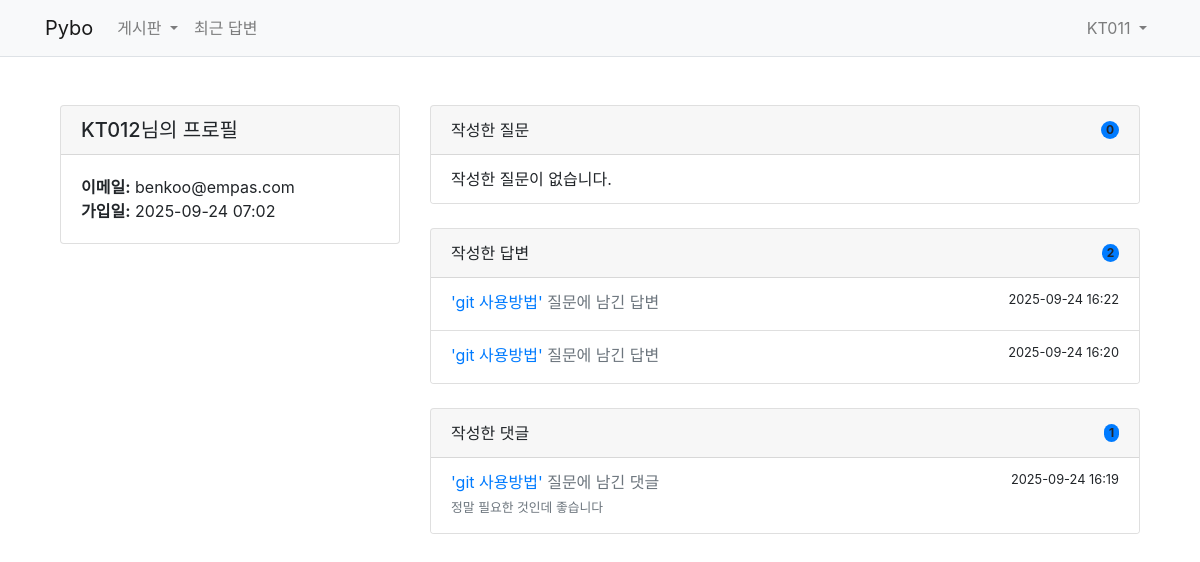
Screenshot of /user/profile/2/ (signed in) with the database file from the repository.
### pybo/models.py (models this page shows)
class User(db.Model):
    id = db.Column(db.Integer, primary_key=True)
    username = db.Column(db.String(150), unique=True, nullable=False)
    password = db.Column(db.String(200), nullable=False)
    email = db.Column(db.String(120), unique=False, nullable=False)   # email 중복허용
    create_date = db.Column(db.DateTime(), nullable=False, server_default=db.func.now())
    question_set = db.relationship('Question', back_populates='user', cascade='all, delete-orphan')
    answer_set = db.relationship('Answer', back_populates='user', cascade='all, delete-orphan')
    question_voter_set = db.relationship('Question', secondary=question_voter, back_populates='voter')
    answer_voter_set = db.relationship('Answer', secondary=answer_voter, back_populates='voter')
    comment_set = db.relationship('Comment', back_populates='user', cascade='all, delete-orphan')

class Answer(db.Model):
    id = db.Column(db.Integer, primary_key=True)
    question_id = db.Column(db.Integer, db.ForeignKey('question.id', ondelete='CASCADE'), nullable=False)
    question = db.relationship('Question', back_populates='answer_set')
    content = db.Column(db.Text(), nullable=False)
    create_date = db.Column(db.DateTime(), nullable=False, server_default=db.func.now())
    modify_date = db.Column(db.DateTime(), nullable=True)
    user_id = db.Column(db.Integer, db.ForeignKey('user.id', ondelete='CASCADE'), nullable=False)
    user = db.relationship('User', back_populates='answer_set')
    voter = db.relationship('User', secondary=answer_voter, back_populates='answer_voter_set')
    comment_set = db.relationship('Comment', back_populates='answer', cascade='all, delete-orphan')

class Question(db.Model):
    id = db.Column(db.Integer, primary_key=True)
    subject = db.Column(db.String(200), nullable=False)
    content = db.Column(db.Text(), nullable=False)
    create_date = db.Column(db.DateTime(), nullable=False, server_default=db.func.now())
    modify_date = db.Column(db.DateTime(), nullable=True)
    user_id = db.Column(db.Integer, db.ForeignKey('user.id', ondelete='CASCADE'), nullable=False)
    user = db.relationship('User', back_populates='question_set')
    answer_set = db.relationship('Answer', back_populates='question', cascade='all, delete-orphan')
    voter = db.relationship('User', secondary=question_voter, back_populates='question_voter_set')
    comment_set = db.relationship('Comment', back_populates='question', cascade='all, delete-orphan')
    category_id = db.Column(db.Integer, db.ForeignKey('category.id', ondelete='CASCADE'), nullable=False, server_default=db.text('1'))
    category = db.relationship('Category', back_populates='question_set')
    view_count = db.Column(db.Integer, server_default='0', nullable=False)

class Comment(db.Model):
    id = db.Column(db.Integer, primary_key=True)
    user_id = db.Column(db.Integer, db.ForeignKey('user.id', ondelete='CASCADE'), nullable=False)
    user = db.relationship('User', back_populates='comment_set')
    content = db.Column(db.Text(), nullable=False)
    create_date = db.Column(db.DateTime(), nullable=False)
    modify_date = db.Column(db.DateTime())
    question_id = db.Column(db.Integer, db.ForeignKey('question.id', ondelete='CASCADE'), nullable=True)
    question = db.relationship('Question', back_populates='comment_set')
    answer_id = db.Column(db.Integer, db.ForeignKey('answer.id', ondelete='CASCADE'), nullable=True)
    answer = db.relationship('Answer', back_populates='comment_set')

### pybo/views/user_views.py (the view)
@bp.route('/profile/<int:user_id>/')
@login_required
def profile(user_id):
    user = User.query.get_or_404(user_id)
    questions = Question.query.filter_by(user_id=user.id)\
        .order_by(Question.create_date.desc())\
        .limit(5).all()
    answers = Answer.query.filter_by(user_id=user.id)\
        .order_by(Answer.create_date.desc())\
        .limit(5).all()
    comments = Comment.query.filter_by(user_id=user.id)\
        .order_by(Comment.create_date.desc())\
        .limit(5).all()
    question_count = Question.query.filter_by(user_id=user.id).count()
    answer_count = Answer.query.filter_by(user_id=user.id).count()
    comment_count = Comment.query.filter_by(user_id=user.id).count()
    return render_template(
        'user/profile.html',
        user=user,
        questions=questions,
        answers=answers,
        comments=comments,
        question_count=question_count,
        answer_count=answer_count,
        comment_count=comment_count
    )

### pybo/filter.py (called while the page is built)
def format_datetime(value, fmt='%Y-%m-%d %H:%M'):
    return value.strftime(fmt)

### pybo/views/auth_views.py (called while the page is built)
def login_required(view):
    @functools.wraps(view)
    def wrapped_view(**kwargs):
        if g.user is None:
            _next = request.url if request.method == 'GET' else ''
            return redirect(url_for('auth.login', next=_next))
        return view(**kwargs)
    return wrapped_view

@bp.before_app_request
def load_logged_in_user():
    user_id = session.get('user_id')
    if user_id is None:
        g.user = None
    else:
        g.user = User.query.get(user_id)

### pybo/templates/user/profile.html
{% extends 'base.html' %}
{% block content %}
<div class="container my-5">
    <div class="row">
        <div class="col-md-4">
            <div class="card">
                <div class="card-header">
                    <h5 class="card-title mb-0">{{ user.username }}님의 프로필</h5>
                </div>
                <div class="card-body">
                    <p class="card-text">
                        <strong>이메일:</strong> {{ user.email }}<br>
                        {% if user.create_date %}
                        <strong>가입일:</strong> {{ user.create_date|datetime }}
                        {% endif %}
                    </p>
                </div>
            </div>
        </div>
        <div class="col-md-8">
            <div class="card mb-4">
                <div class="card-header d-flex justify-content-between align-items-center">
                    <span>작성한 질문</span>
                    <span class="badge bg-primary rounded-pill">{{ question_count }}</span>
                </div>
                <ul class="list-group list-group-flush">
                    {% if questions %}
                        {% for question in questions %}
                        <li class="list-group-item d-flex justify-content-between align-items-center">
                            <a href="{{ url_for('question.detail', question_id=question.id) }}">{{ question.subject }}</a>
                            <span class="text-muted small">{{ question.create_date|datetime }}</span>
                        </li>
                        {% endfor %}
                    {% else %}
                        <li class="list-group-item">작성한 질문이 없습니다.</li>
                    {% endif %}
                </ul>
            </div>
            <div class="card">
                <div class="card-header d-flex justify-content-between align-items-center">
                    <span>작성한 답변</span>
                    <span class="badge bg-primary rounded-pill">{{ answer_count }}</span>
                </div>
                <ul class="list-group list-group-flush">
                    {% if answers %}
                        {% for answer in answers %}
                        <li class="list-group-item">
                            <div class="d-flex w-100 justify-content-between">
                                <p class="mb-1">
                                    <a href="{{ url_for('question.detail', question_id=answer.question.id) }}#answer_{{ answer.id }}">
                                        '{{ answer.question.subject }}'
                                    </a>
                                    <span class="text-muted"> 질문에 남긴 답변</span>
                                </p>
                                <small class="text-nowrap">{{ answer.create_date|datetime }}</small>
                            </div>
                        </li>
                        {% endfor %}
                    {% else %}
                        <li class="list-group-item">작성한 답변이 없습니다.</li>
                    {% endif %}
                </ul>
            </div>
            <div class="card mt-4">
                <div class="card-header d-flex justify-content-between align-items-center">
                    <span>작성한 댓글</span>
                    <span class="badge bg-primary rounded-pill">{{ comment_count }}</span>
                </div>
                <ul class="list-group list-group-flush">
                    {% if comments %}
                        {% for comment in comments %}
                        <li class="list-group-item">
                            <div class="d-flex w-100 justify-content-between">
                                <p class="mb-1">
                                    {% if comment.question %}
                                    <a href="{{ url_for('question.detail', question_id=comment.question.id) }}#comment_{{ comment.id }}">
                                        '{{ comment.question.subject|truncate(30) }}'
                                    </a>
                                    <span class="text-muted"> 질문에 남긴 댓글</span>
                                    {% elif comment.answer %}
                                    <a href="{{ url_for('question.detail', question_id=comment.answer.question.id) }}#comment_{{ comment.id }}">
                                        '{{ comment.answer.question.subject|truncate(30) }}'
                                    </a>
                                    <span class="text-muted"> 답변에 남긴 댓글</span>
                                    {% endif %}
                                </p>
                                <small class="text-nowrap">{{ comment.create_date|datetime }}</small>
                            </div>
                            <p class="mb-1 text-muted small">{{ comment.content|truncate(80) }}</p>
                        </li>
                        {% endfor %}
                    {% else %}
                        <li class="list-group-item">작성한 댓글이 없습니다.</li>
                    {% endif %}
                </ul>
            </div>
        </div>
    </div>
</div>
{% endblock %}

### pybo/templates/base.html (shortened to what this page needs)
<!doctype html>
<html lang="ko">
<head>
    <link rel="stylesheet" href="https://stackpath.bootstrapcdn.com/bootstrap/4.5.2/css/bootstrap.min.css">
    <link rel="stylesheet" href="https://cdn.jsdelivr.net/simplemde/latest/simplemde.min.css">
</head>
<body>
<nav class="navbar navbar-expand-lg navbar-light bg-light border-bottom">
    <div class="container">
        <a class="navbar-brand" href="{{ url_for('main.index') }}">Pybo</a>
        <div class="collapse navbar-collapse" id="navbarSupportedContent">
            <ul class="navbar-nav mr-auto">
                <li class="nav-item dropdown">
                    <a class="nav-link dropdown-toggle" href="#" id="navbarDropdown"
                       role="button" data-toggle="dropdown" aria-haspopup="true"
                       aria-expanded="false">
                        게시판
                    </a>
                </li>
                <li class="nav-item">
                    <a class="nav-link" href="{{ url_for('question.recent_answers') }}">최근 답변</a>
                </li>
            </ul>
            <ul class="navbar-nav">
                {% if g.user %}
                <li class="nav-item dropdown">
                    <a class="nav-link dropdown-toggle" href="#" id="navbarDropdownUser" role="button" data-toggle="dropdown" aria-haspopup="true" aria-expanded="false">
                        {{ g.user.username }}
                    </a>
                </li>
                {% endif %}
            </ul>
        </div>
    </div>
</nav>
<main role="main" class="container">
    {% block content %}{% endblock %}
</main>
</body>
</html>

### rows the page displays
User: user.username "KT011"
User: username "KT012", email "benkoo@empas.com", create_date "2025-09-24 07:02"
Answer: question.subject "git 사용방법", create_date "2025-09-24 16:22"
Answer: question.subject "git 사용방법", create_date "2025-09-24 16:20"
Comment: question.subject "git 사용방법", create_date "2025-09-24 16:19", content "정말 필요한 것인데 좋습니다"

### other values shown
{{ question_count }} "0"
{{ answer_count }} "2"
{{ comment_count }} "1"
